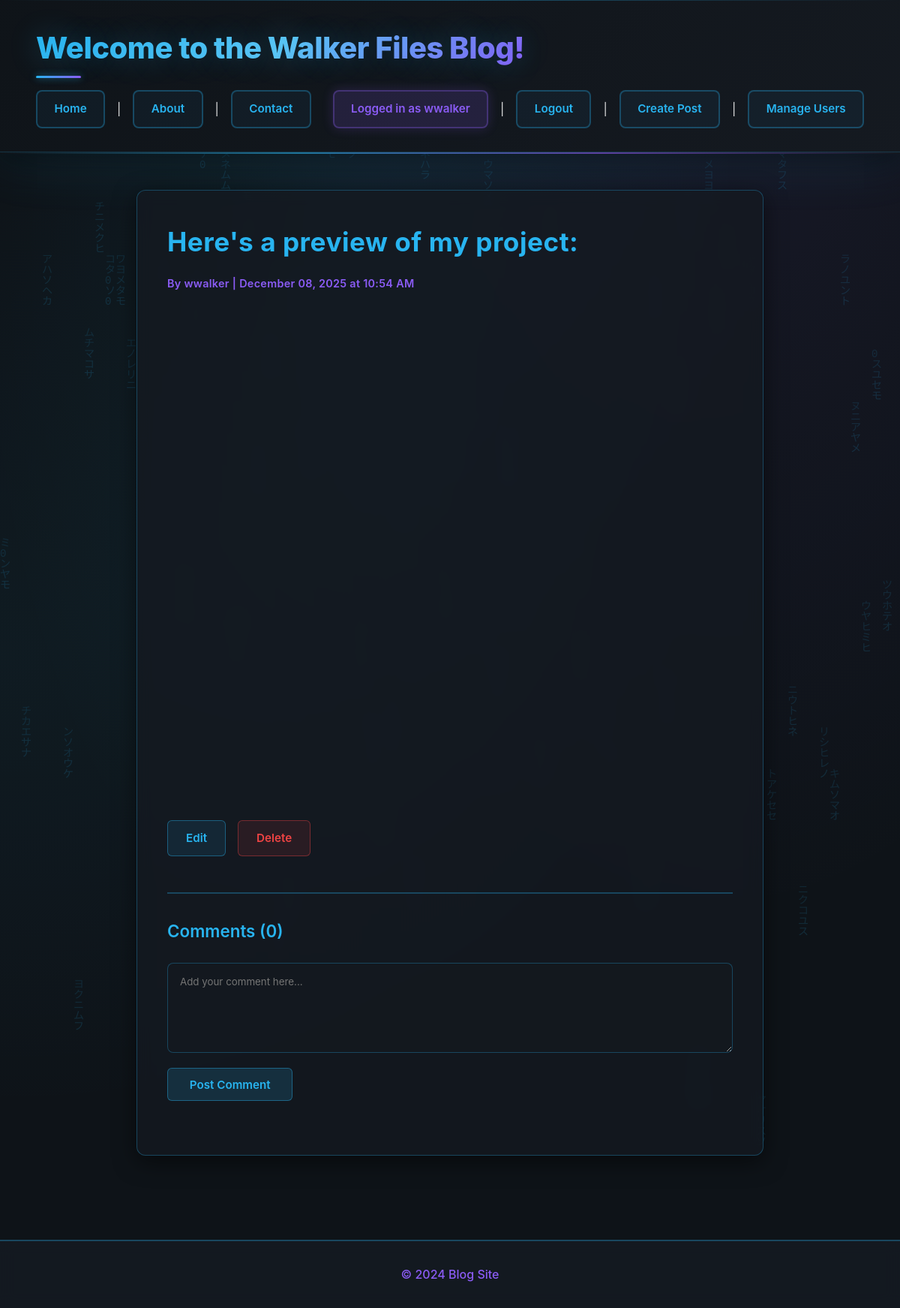
Page /post/2 (signed in) on the committed database.
### app.py (models this page shows, shortened)
class User(UserMixin, db.Model):
    __tablename__ = 'users'
    id = db.Column(db.Integer, primary_key=True)
    username = db.Column(db.String(30), unique=True, nullable=False)
    password_hash = db.Column(db.String(128), nullable=False)
    email = db.Column(db.String(120), unique=True, nullable=False)
    created_at = db.Column(db.DateTime, default=datetime.utcnow)
    is_admin = db.Column(db.Boolean, default=False, nullable=False)
    posts = db.relationship('Post', backref='author', lazy=True, cascade='all, delete-orphan')
    comments = db.relationship('Comment', backref='author', lazy=True, cascade='all, delete-orphan')

class Post(db.Model):
    __tablename__ = 'posts'
    id = db.Column(db.Integer, primary_key=True)
    title = db.Column(db.String(100), nullable=False)
    content = db.Column(db.Text, nullable=False)
    created_at = db.Column(db.DateTime, default=datetime.utcnow)
    user_id = db.Column(db.Integer, db.ForeignKey('users.id'), nullable=False)
    updated_at = db.Column(db.DateTime, default=datetime.utcnow, onupdate=datetime.utcnow)
    comments = db.relationship('Comment', backref='post', lazy=True, cascade='all, delete-orphan')

### app.py (the view)
@app.route('/post/<int:id>')
def view_post(id):
    post = Post.query.get_or_404(id)
    return render_template('view_post.html', post=post)

### app.py (called while the page is built)
@login_manager.user_loader
def load_user(user_id):
    return User.query.get(int(user_id))

### templates/view_post.html (shortened to what this page needs)
{% extends "base.html" %}
{% block content %}
<div class="post-full">
    <article>
        <h2>{{ post.title }}</h2>
        <p class="post-meta">
            By {{ post.author.username }} | {{ post.created_at.strftime('%B %d, %Y at %I:%M %p') }}
        </p>
        <div class="post-content">
            {{ post.content | safe }}
        </div>
        {% if current_user.is_authenticated and current_user.is_admin %}
            <div class="post-actions">
                <a href="{{ url_for('edit_post', id=post.id) }}" class="btn btn-edit">Edit</a>
                <a href="{{ url_for('delete_post', id=post.id) }}" class="btn-delete" onclick="return confirm('Are you sure you want to delete this post?');">Delete</a>
            </div>
        {% endif %}
    </article>
    <section class="comments-section">
        <h3>Comments ({{ post.comments|length }})</h3>
        {% if current_user.is_authenticated %}
            <form method="POST" action="{{ url_for('add_comment', post_id=post.id) }}" class="comment-form">
                <textarea name="content" placeholder="Add your comment here..." required></textarea>
                <button type="submit">Post Comment</button>
            </form>
        {% else %}
            <p><a href="{{ url_for('login') }}">Log in</a> to post a comment.</p>
        {% endif %}
    </section>
</div>
{% endblock %}

### templates/base.html (shortened to what this page needs)
<!DOCTYPE html>
<html lang="en">
    <head>
        <link rel="stylesheet" href="{{ url_for('static', filename='css/style.css') }}">
    </head>
    <body>
        <header>
            <h1>Welcome to the Walker Files Blog!</h1>
            <nav>
                <a href="{{ url_for('index') }}">Home</a> |
                <a href="{{ url_for('about') }}">About</a> |
                <a href="{{ url_for('contact') }}">Contact</a>
                {% if current_user.is_authenticated %}
                    <span>Logged in as {{ current_user.username }}</span> |
                    <a href="{{ url_for('logout') }}">Logout</a> |
                {% else %}
                    <a href="{{ url_for('login') }}">Login</a>
                    <a href="{{ url_for('register') }}">Register</a>
                {% endif %}
                {% if current_user.is_authenticated and current_user.is_admin %}
                    <a href="{{ url_for('create_post') }}">Create Post</a> |
                    <a href="{{ url_for('admin_users') }}">Manage Users</a>
                {% endif %}
            </nav>
        </header>
        <main>
            {% block content %}  {% endblock %}
        </main>
        <footer>
            <p>&copy; 2024 Blog Site</p>
        </footer>
    </body>
</html>

### rows in the picture
User: username "wwalker", author.username "wwalker"
Post: title "Here's a preview of my project:", created_at "December 08, 2025 at 10:54 AM"

### other values in the picture
{{ post.comments|length }} "0"
